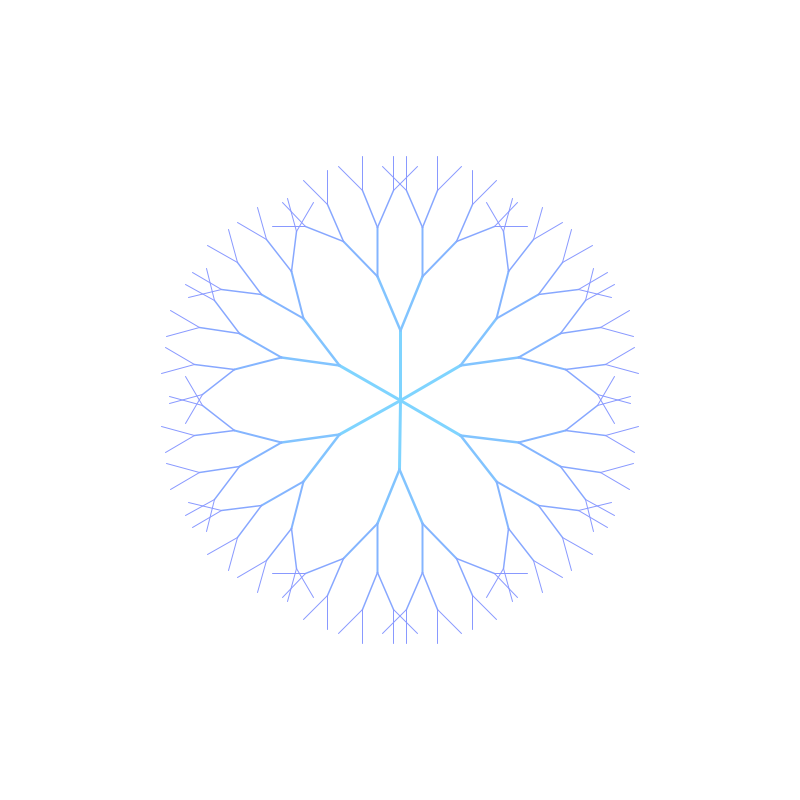
Frame 1 (no input)
Frame 60 (the mouse pressed at the canvas centre just before this capture): identical to frame 1, image omitted
Frame 120 (the mouse held since frame 60 and released just before this capture): identical to frame 1, image omitted

The Processing sketch that drew this single still picture (run headless with seeded random() and noise(); from frame 60 on, the mouse is pressed at the canvas centre):

// Processing sketch: FloconDeNeige
// ── FloconDeNeige.pde
int nbBranchesFlocon = 6; // On veut 6 branches comme un flocon pour le départ
float longueur = 70; //Longueur de la ligne de départ
int repetitions = 5; // L'utilisateur peut changer ce nombre pour contrôler la fractale

void setup() {
  size(800, 800);
  colorMode(HSB, 360, 100, 100); // Passe en mode HSB pour gérer les couleurs facilement
}

//En dehors de setup, car setup est utilisé une seule fois. Si on laisse le code dedans, ça ne se mettra pas à jour quand on change le nombre de branche
void flocon () {
  background(0, 0, 100);
  pushMatrix(); // Sauvegarde le repère global
  translate(width/2, height/2); //Centre au milieu du canva

  for (int i = 0; i < nbBranchesFlocon; i++) {
    pushMatrix(); // Sauvegarde la position et rotation
    rotate(TWO_PI / nbBranchesFlocon * i); // Rotation pour chaque branche
    branche(longueur, repetitions);
    popMatrix(); // Retour au centre pour la prochaine branche
  }
  
  popMatrix(); // Restaure le repère global
}

void branche(float longueur, int repetitions) {
 // On utilise un tableau de "branches à dessiner"
  ArrayList<Branche> branchesactuelles = new ArrayList<Branche>(); //Crée une liste pour l'instant vide qui contiendra des objets de classe branche (toutes les branches à dessiner à ce niveau).
  branchesactuelles.add(new Branche(0, 0, -longueur, 0)); // Ajoute dans le tableau la branche actuelle
    
  for (int i = 0; i < repetitions; i++) { //Chaque itération correspond à un niveau de la fractale pour que l'utilisateur puisse choisir
    ArrayList<Branche> nextBranches = new ArrayList<Branche>(); //Créer un nouveau tableau vide qui contiendra les futurs branches
    float hue = map(i, 0, repetitions, 200, 240); //200 (bleu foncé) à 240 (bleu clair), map () transforme une valeur d'un interval à un autre

    stroke(hue, 50 - i, 100); // Saturation 50%, Brightness 100%
    strokeWeight(map(i, 0, repetitions, 3, 0.5)); // branches plus fines à l extérieur
    
    for (Branche b : branchesactuelles) { //On parcours le tableau de branches actuelles, à chaque itération, b prendra la valeur d'une des branches jusqu'à toutes les faires
      // x2 et y2 sont les extrémités de la branche.
      // En coordonné polaire, les points sont définies par leur distance à l'origine et l'angle par rapport à l'axe horizontal ou vertical
      float x2 = b.x + b.longueur * sin(b.angle); //Correspond aux coordonnés polaires, x2 = x + longueur * sin(angle + angleDelta);
      float y2 = b.y + b.longueur * cos(b.angle); 
      line(b.x, b.y, x2, y2);
      
      // Pour les branches suivantes
      float rotation = PI/8;
      float nouvelleLongueur = b.longueur / 1.2;
      
      // Branche à droite
      nextBranches.add(new Branche(x2, y2, nouvelleLongueur, b.angle + rotation)); //Ajoute dans le tableau nextBranches la nouvelle branche
      // Branche à gauche
      nextBranches.add(new Branche(x2, y2, nouvelleLongueur, b.angle - rotation));
    }
    
    branchesactuelles = nextBranches; // Passer au niveau suivant, on ne se préoccupe plus des anciennes branches
  }
}

class Branche { //On créé une classe branche
  float x, y, longueur, angle; //Pour chaque branche on stocke x, y, sa longueur et son angle
  
  Branche(float x, float y, float longueur, float angle) {
    this.x = x;
    this.y = y;
    this.longueur = longueur;
    this.angle = angle;
  }
}

void keyPressed() {
  if (key == '+' || key == '=' || keyCode == ADD) {
    nbBranchesFlocon++;
    flocon();
  } else if (key == '-' || key == '_' || keyCode == SUBTRACT) {
    nbBranchesFlocon = max(1, nbBranchesFlocon - 1); // au moins 1 branche
    flocon();
  }
  else if (keyCode == RIGHT) {
    repetitions++;
    flocon();
  }
  else if (keyCode == LEFT) {
    repetitions = max(1, repetitions - 1);
    flocon();
  }
}

void draw () {
  flocon();
}
